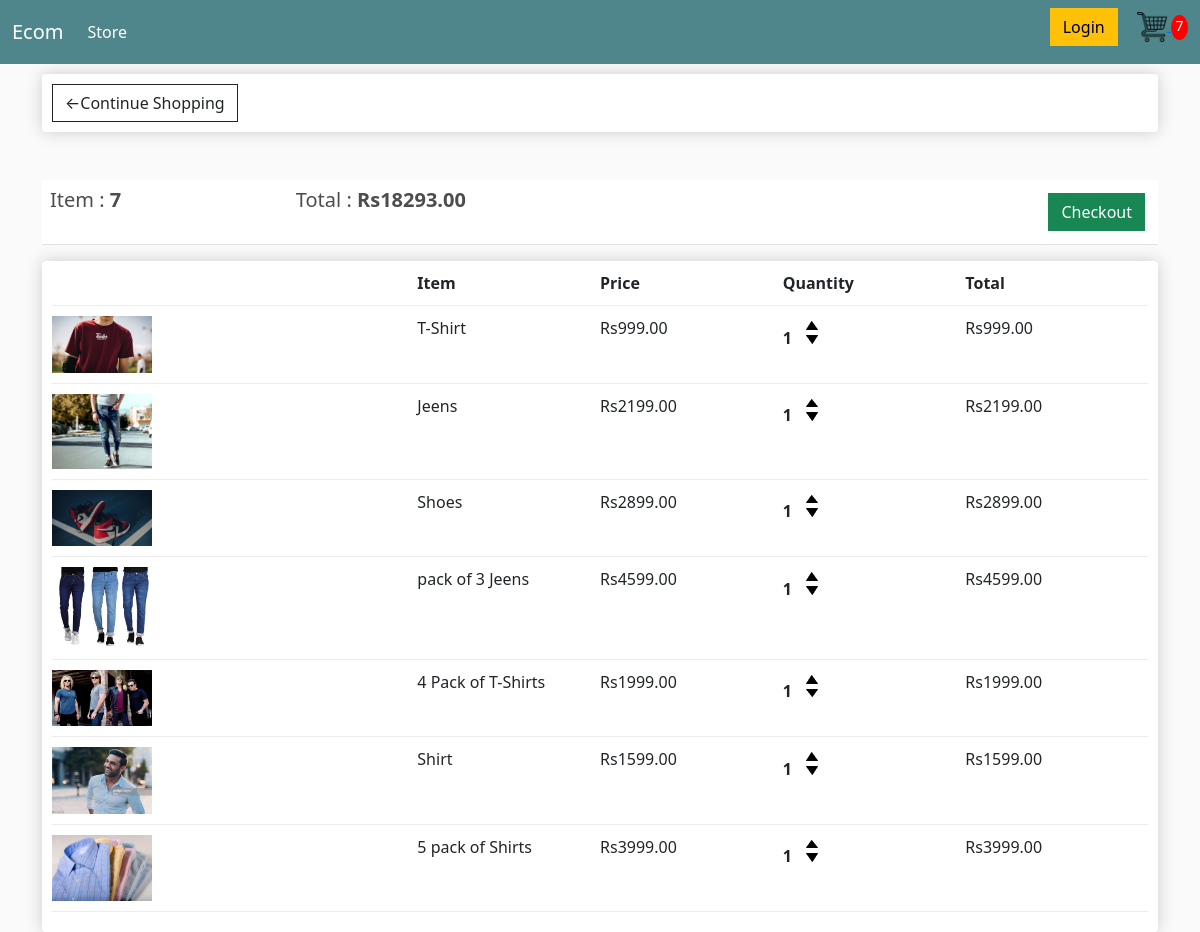
The app's page /cart/ (signed in) with its own data.
### store/models.py (models this page shows, shortened)
class Order(models.Model):
    customer = models.ForeignKey(Customer, on_delete=models.SET_NULL, blank=True, null=True)
    date_order = models.DateTimeField(auto_now_add=True)
    complete = models.BooleanField(default=False, null=True, blank=False)
    transaction_id = models.CharField(max_length=200, null=True)
    @property
    def get_cart_total(self):
        orderitems = self.orderitem_set.all()
        total = sum([item.get_total for item in orderitems])
        return total
    @property
    def get_cart_items(self):
        orderitems = self.orderitem_set.all()
        total = sum([item.quantity for item in orderitems])
        return total

class OrderItem(models.Model):
    product = models.ForeignKey(Product, on_delete=models.SET_NULL, blank=True, null=True)
    order = models.ForeignKey(Order, on_delete=models.SET_NULL, blank=True, null=True)
    quantity = models.IntegerField(default=0, null= True, blank= True)
    date_added = models.DateTimeField(auto_now_add=True)
    @property
    def get_total(self):
        total = self.product.price * self.quantity
        return total

class Product(models.Model):
    name = models.CharField(max_length=200, null=True)
    price = models.FloatField()
    image = models.ImageField(null=True,blank=True)
    @property
    def imageURL(self):
        try:
            url = self.image.url
        except:
            url =''
        return url

### store/views.py (the view)
# urls.py: path('cart/',views.cart, name ="cart"),
def cart(request):
    if request.user.is_authenticated:
        customer = request.user.customer
        order, created = Order.objects.get_or_create(customer= customer, complete= False)
        items = order.orderitem_set.all()
        cartItems = order.get_cart_items
    else:
        items = []
        order = {'get_cart_total':0,'get_cart_items':0}
        cartItems = ['get_cart_items']
    context = {'items': items, 'order': order, 'cartItems':cartItems}
    return render(request,'cart.html', context)

### store/templates/Cart.html
{% extends 'Main.html' %} {% load static %} {% block container %}
<div class="row">
    <div class="col-lg-12">
        <div class="box-element">
            <a class="btn btn-outline-dark" href="{% url 'store' %}">&#x2190;Continue Shopping</a>
        </div>
        <br>
        <br>
        <table class="table">
            <tr>
                <th>
                    <h5>Item : <strong>{{order.get_cart_items}}</strong></h5>
                </th>
                <th>
                    <h5>Total : <strong>Rs{{order.get_cart_total|floatformat:2}}</strong></h5>
                </th>
                <th>
                    <a style="float:right; margin: 5px;" class="btn btn-success" href="{% url 'checkout' %}">Checkout</a>
                </th>
            </tr>
        </table>
        <div class="box-element">
            <div class="cart-row">
                <div style="flex: 2"></div>
                <div style="flex: 1"><strong>Item</strong></div>
                <div style="flex: 1"><strong>Price</strong></div>
                <div style="flex: 1"><strong>Quantity</strong></div>
                <div style="flex: 1"><strong>Total</strong></div>
            </div>
            {% for item in items %}
            <div class="cart-row">
                <div style="flex: 2"><img class="row-image" src="{{item.product.imageURL}}"></div>
                <div style="flex: 1">{{item.product.name}}</div>
                <div style="flex: 1">Rs{{item.product.price|floatformat:2}}</div>
                <div style="flex: 1">
                    <p class="quantity">{{item.quantity}}</p>
                    <div class="quantity">
                        <img data-product={{item.product.id}} data-action="add" class="chg-quantity update-cart" src="{% static 'images/arrow-up.png' %}">
                        <img data-product={{item.product.id}} data-action="remove" class="chg-quantity update-cart" src="{% static 'images/arrow-down.png' %}">
                    </div>
                </div>
                <div style="flex: 1">Rs{{item.get_total|floatformat:2}}</div>
            </div>
            {% endfor %}
        </div>
    </div>
</div>
{% endblock container %}

### static/CSS/main.css (style rules this page uses)
body { background-color: hsl(0, 0%, 98%); }
h1, h2, h3, h4, h5, h6 { color: hsl(0, 0%, 30%); }
.box-element { box-shadow: hsl(0, 0%, 80%) 0 0 16px; background-color: #fff; border-radius: 4px; padding: 10px; }
.col-lg-4, .col-lg-6, .col-lg-8, .col-lg-12 { margin-top: 10px; }
.btn { border-radius: 0; }
.row-image { width: 100px; }
.cart-row { display: flex; align-items: flex-stretch; padding-bottom: 10px; margin-bottom: 10px; border-bottom: 1px solid #ececec; }
.quantity { display: inline-block; font-weight: 700; padding-right: 10px; }
.chg-quantity { width: 12px; cursor: pointer; display: block; margin-top: 5px; transition: .1s; }

### records on screen
Order: get_cart_items "7", get_cart_total "18293.00"
OrderItem: product.imageURL (picture), product.name "T-Shirt", product.price "999.00", quantity "1", get_total "999.00"
OrderItem: product.imageURL (picture), product.name "Jeens", product.price "2199.00", quantity "1", get_total "2199.00"
OrderItem: product.imageURL (picture), product.name "Shoes", product.price "2899.00", quantity "1", get_total "2899.00"
OrderItem: product.imageURL (picture), product.name "pack of 3 Jeens", product.price "4599.00", quantity "1", get_total "4599.00"
OrderItem: product.imageURL (picture), product.name "4 Pack of T-Shirts", product.price "1999.00", quantity "1", get_total "1999.00"
OrderItem: product.imageURL (picture), product.name "Shirt", product.price "1599.00", quantity "1", get_total "1599.00"
OrderItem: product.imageURL (picture), product.name "5 pack of Shirts", product.price "3999.00", quantity "1", get_total "3999.00"

### other values on screen
{{ cartItems }} "7"
